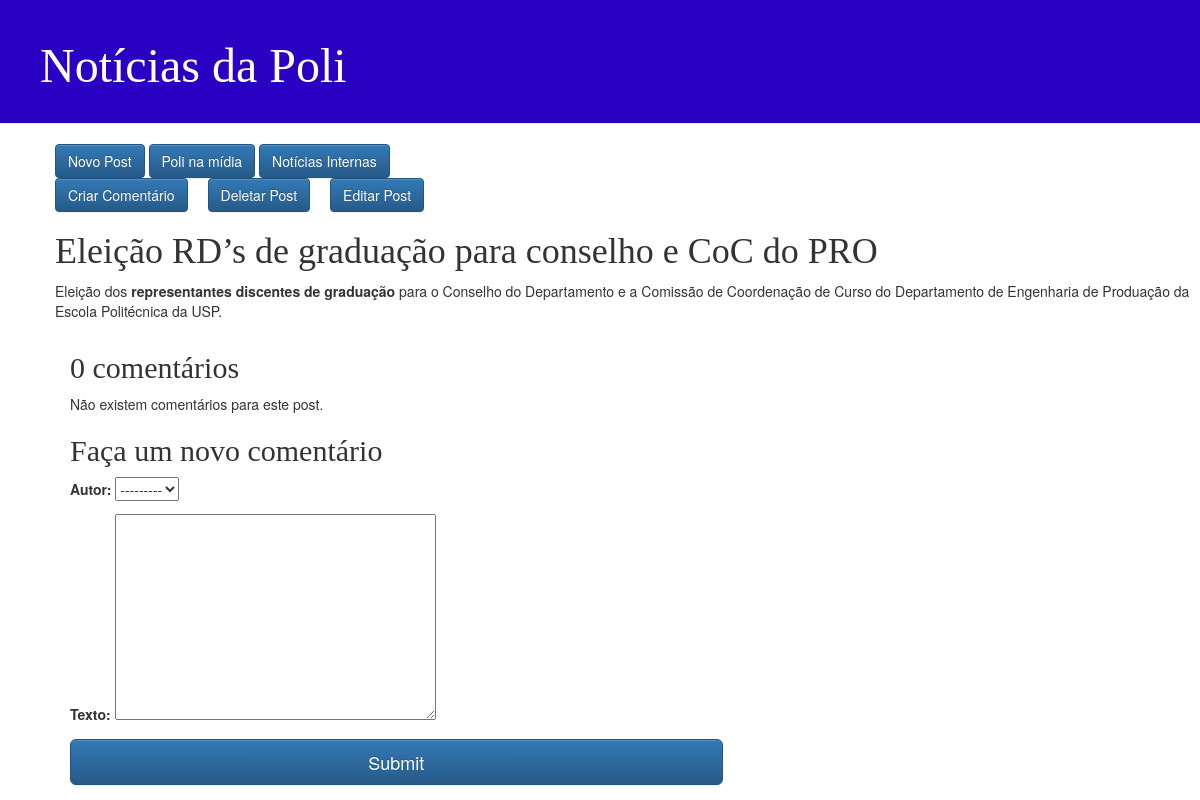
The page /noticia/2/ on the database its author committed.
### posts_blog/models.py (models this page shows, shortened)
class Post(models.Model):
    category = models.ForeignKey(Category, on_delete=models.PROTECT, default=1)
    titulo = models.CharField(max_length=400)
    conteudo = models.CharField(max_length=2000)
    datapublicacao = models.DateTimeField(blank=True, null=True)
    datacriacao = models.DateTimeField(default=timezone.now)
    tag = models.CharField(max_length=50)
    autor = models.CharField(max_length=120)

### posts_blog/views.py (the view)
# urls.py: path('noticia/<int:pk>/',views.post_single,name="detalhe_post"),
def post_single(request, pk):
    post = get_object_or_404(Post, pk=pk)
    comments = post.comments.filter(post_id=pk).order_by('-pk')
    user_comment = None
    if request.method == 'POST':
        comment_form = NewCommentForm(request.POST)
        if comment_form.is_valid():
            user_comment = comment_form.save(commit=False)
            user_comment.post = post
            user_comment.save()
            return HttpResponseRedirect(reverse('detalhe_post', args=(pk, )))
    else:
        comment_form = NewCommentForm()
    return render(request, 'posts_blog/detalhe_post.html', {'post': post, 'comments':  user_comment, 'comments': comments, 'comment_form': comment_form})

### posts_blog/forms.py
class NewCommentForm(forms.ModelForm):
    class Meta:
        model = Comment
        fields = ('autor', 'texto')

### posts_blog/templates/posts_blog/detalhe_post.html (shortened to what this page needs)
{% extends 'posts_blog/base.html' %}
{% block content %}
<div class="btn-group">
    <a href="{% url 'atualiza_post' post.pk %}" class="top-menu">
    <button class="btn btn-primary">Editar Post</button>
    </a>
    <a href="{% url 'delete_post' post.pk %}" class="top-menu">
        <button class="btn btn-primary">Deletar Post</button>
        </a>
        <a href="{% url 'cria_comentario' post.pk %}" class="top-menu">
            <button class="btn btn-primary">Criar Comentário</button>
            </a>
</div>
<div class="container">
    <div class="row justify-content-md-center pt-5">
      <div class="col-7"><h1>{{post.titulo}}</h1></div>
      <div class="col-7"><p>{{post.conteudo|safe}}</p></div>
      <div class="col-md-7">
          {% with comments.count as total_comments %}
          <h2>
          {{ total_comments }} comentário{{ total_comments|pluralize }}
          </h2>
          {% endwith %}
          {% for comment in comments %}
            Comentário {{ forloop.counter }} por {{ comment.autor }}
            on {{ comment.publish }}
            {{ comment.texto|linebreaks }}
          {% empty %}
            <p>Não existem comentários para este post.</p>
          {% endfor %}
            <h2>Faça um novo comentário</h2>
          <form id="myForm" method="post">
          {{ comment_form.as_p }}
          <button type="submit" class="btn btn-primary btn-lg btn-block">Submit</button>
          </form>
      </div>
    </div>
  </div>
{% endblock %}

### posts_blog/templates/posts_blog/base.html (shortened to what this page needs)
{% load static %}
<html>
<head>
    <link rel="stylesheet" href="//maxcdn.bootstrapcdn.com/bootstrap/3.2.0/css/bootstrap.min.css">
    <link rel="stylesheet" href="//maxcdn.bootstrapcdn.com/bootstrap/3.2.0/css/bootstrap-theme.min.css">
    <link rel="stylesheet" href="{% static 'css/blog.css' %}">
</head>
<body>
    <div class="page-header">
        <h1><a href="/">Notícias da Poli</a></h1>
    </div>
    <div class="content container">
        <a href="{% url 'novo_post' %}" ><button class="btn btn-primary">Novo Post</button></a>
              <a href="/category/poli_midia">
                <button class="btn btn-primary">
              Poli na mídia
              </button>
              </a>
              <a href="/category/interno">
                <button class="btn btn-primary">
              Notícias Internas
              </button>
              </a>
        <div class="row">
            <div class="col-md-8">
            {% block content %}
            {% endblock %}
            </div>
        </div>
    </div>
</body>
</html>

### posts_blog/static/css/blog.css (style rules this page uses)
.page-header { background-color: #2a00c2; margin-top: 0; padding: 20px 20px 20px 40px; }
.page-header h1, .page-header h1 a, .page-header h1 a:visited, .page-header h1 a:active { color: #ffffff; font-size: 36pt; text-decoration: none; }
.content { margin-left: 40px; }
h1, h2, h3, h4 { font-family: 'Lobster', cursive; }
.top-menu, .top-menu:hover, .top-menu:visited { color: #ffffff; float: right; font-size: 26pt; margin-right: 20px; }

### rows shown on the page
Post: titulo "Eleição RD’s de graduação para conselho e CoC do PRO", conteudo "Eleição dos representantes discentes de graduação para o Conselho do Departamento e a Comissão de Coordenação de Curso do Departamento de Engenharia de Produação da Escola Politécnica da USP."

### other values the page prints
{{ total_comments }} "0"
